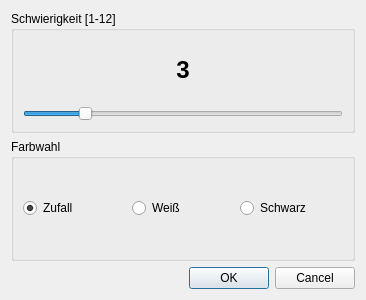
<?xml version="1.0" encoding="UTF-8"?>
<ui version="4.0">
 <class>Dialog</class>
 <widget class="QDialog" name="Dialog">
  <property name="geometry">
   <rect>
    <x>0</x>
    <y>0</y>
    <width>366</width>
    <height>300</height>
   </rect>
  </property>
  <property name="windowTitle">
   <string>Spiel Einstellungen</string>
  </property>
  <layout class="QVBoxLayout" name="verticalLayout">
   <item>
    <widget class="QGroupBox" name="groupBox_2">
     <property name="title">
      <string>Schwierigkeit [1-12]</string>
     </property>
     <layout class="QVBoxLayout" name="verticalLayout_2">
      <item>
       <widget class="QLabel" name="label">
        <property name="font">
         <font>
          <pointsize>20</pointsize>
          <weight>75</weight>
          <bold>true</bold>
         </font>
        </property>
        <property name="layoutDirection">
         <enum>Qt::RightToLeft</enum>
        </property>
        <property name="styleSheet">
         <string notr="true"/>
        </property>
        <property name="text">
         <string>&lt;html&gt;&lt;head/&gt;&lt;body&gt;&lt;p&gt;&lt;span style=&quot; font-size:18pt;&quot;&gt;3&lt;/span&gt;&lt;/p&gt;&lt;/body&gt;&lt;/html&gt;</string>
        </property>
        <property name="alignment">
         <set>Qt::AlignCenter</set>
        </property>
       </widget>
      </item>
      <item>
       <widget class="QSlider" name="horizontalSlider">
        <property name="minimum">
         <number>1</number>
        </property>
        <property name="maximum">
         <number>12</number>
        </property>
        <property name="pageStep">
         <number>3</number>
        </property>
        <property name="value">
         <number>3</number>
        </property>
        <property name="orientation">
         <enum>Qt::Horizontal</enum>
        </property>
       </widget>
      </item>
     </layout>
    </widget>
   </item>
   <item>
    <widget class="QGroupBox" name="groupBox">
     <property name="font">
      <font>
       <weight>50</weight>
       <bold>false</bold>
      </font>
     </property>
     <property name="layoutDirection">
      <enum>Qt::LeftToRight</enum>
     </property>
     <property name="title">
      <string>Farbwahl</string>
     </property>
     <layout class="QHBoxLayout" name="horizontalLayout">
      <item>
       <widget class="QRadioButton" name="radioButton_3">
        <property name="font">
         <font>
          <weight>50</weight>
          <bold>false</bold>
         </font>
        </property>
        <property name="text">
         <string>Zufall</string>
        </property>
        <property name="checked">
         <bool>true</bool>
        </property>
       </widget>
      </item>
      <item>
       <widget class="QRadioButton" name="radioButton_2">
        <property name="font">
         <font>
          <weight>50</weight>
          <bold>false</bold>
         </font>
        </property>
        <property name="text">
         <string>Weiß</string>
        </property>
       </widget>
      </item>
      <item>
       <widget class="QRadioButton" name="radioButton">
        <property name="font">
         <font>
          <weight>50</weight>
          <bold>false</bold>
         </font>
        </property>
        <property name="text">
         <string>Schwarz</string>
        </property>
       </widget>
      </item>
     </layout>
    </widget>
   </item>
   <item>
    <widget class="QDialogButtonBox" name="buttonBox">
     <property name="locale">
      <locale language="German" country="Germany"/>
     </property>
     <property name="orientation">
      <enum>Qt::Horizontal</enum>
     </property>
     <property name="standardButtons">
      <set>QDialogButtonBox::Cancel|QDialogButtonBox::Ok</set>
     </property>
    </widget>
   </item>
  </layout>
 </widget>
 <resources/>
 <connections>
  <connection>
   <sender>buttonBox</sender>
   <signal>accepted()</signal>
   <receiver>Dialog</receiver>
   <slot>accept()</slot>
   <hints>
    <hint type="sourcelabel">
     <x>248</x>
     <y>254</y>
    </hint>
    <hint type="destinationlabel">
     <x>157</x>
     <y>274</y>
    </hint>
   </hints>
  </connection>
  <connection>
   <sender>buttonBox</sender>
   <signal>rejected()</signal>
   <receiver>Dialog</receiver>
   <slot>reject()</slot>
   <hints>
    <hint type="sourcelabel">
     <x>316</x>
     <y>260</y>
    </hint>
    <hint type="destinationlabel">
     <x>286</x>
     <y>274</y>
    </hint>
   </hints>
  </connection>
  <connection>
   <sender>horizontalSlider</sender>
   <signal>sliderMoved(int)</signal>
   <receiver>label</receiver>
   <slot>setNum(int)</slot>
   <hints>
    <hint type="sourcelabel">
     <x>182</x>
     <y>112</y>
    </hint>
    <hint type="destinationlabel">
     <x>182</x>
     <y>68</y>
    </hint>
   </hints>
  </connection>
  <connection>
   <sender>horizontalSlider</sender>
   <signal>valueChanged(int)</signal>
   <receiver>label</receiver>
   <slot>setNum(int)</slot>
   <hints>
    <hint type="sourcelabel">
     <x>182</x>
     <y>112</y>
    </hint>
    <hint type="destinationlabel">
     <x>182</x>
     <y>68</y>
    </hint>
   </hints>
  </connection>
 </connections>
</ui>
